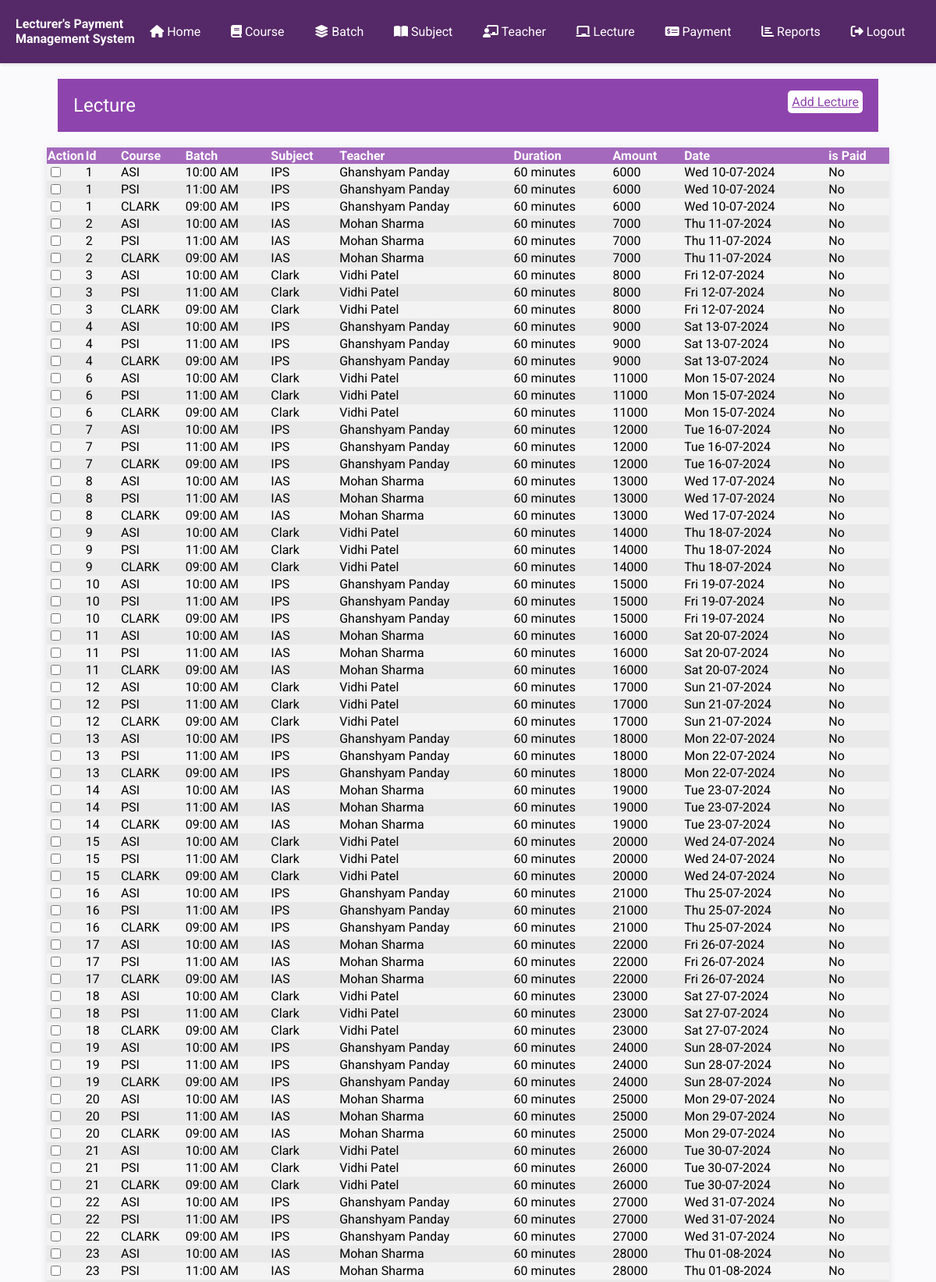
The app's page /Project/lecture.php (signed in, upper part) with its own data.
### tables this page shows
CREATE TABLE IF NOT EXISTS `lecture` (
  `id` int(11) NOT NULL AUTO_INCREMENT,
  `teacherid` int(11) NOT NULL,
  `subjectid` int(11) NOT NULL,
  `batchid` int(11) NOT NULL,
  `duration` int(11) NOT NULL,
  `amount` int(11) NOT NULL,
  `lecturedate` date NOT NULL,
  `payoutid` int(11) DEFAULT NULL,
  PRIMARY KEY (`id`)
);

CREATE TABLE IF NOT EXISTS `course` (
  `id` int(11) NOT NULL AUTO_INCREMENT,
  `title` varchar(256) NOT NULL,
  `fees` int(11) NOT NULL,
  `duration` int(11) NOT NULL,
  `description` text NOT NULL,
  `isdeleted` int(11) NOT NULL DEFAULT '0',
  PRIMARY KEY (`id`)
);

CREATE TABLE IF NOT EXISTS `batch` (
  `id` int(11) NOT NULL AUTO_INCREMENT,
  `courseid` int(11) NOT NULL,
  `startdate` date NOT NULL,
  `enddate` date NOT NULL,
  `classtime` text NOT NULL,
  `isdeleted` int(11) NOT NULL DEFAULT '0',
  PRIMARY KEY (`id`)
);

CREATE TABLE IF NOT EXISTS `subject` (
  `id` int(11) NOT NULL AUTO_INCREMENT,
  `courseid` int(11) NOT NULL,
  `title` text NOT NULL,
  `rate` int(11) NOT NULL,
  `isdeleted` int(11) NOT NULL DEFAULT '0',
  PRIMARY KEY (`id`)
);

CREATE TABLE IF NOT EXISTS `teacher` (
  `id` int(11) NOT NULL AUTO_INCREMENT,
  `fullname` text NOT NULL,
  `mobile` bigint(10) NOT NULL,
  `email` text NOT NULL,
  `gender` int(11) NOT NULL,
  `qulification` text NOT NULL,
  `experience` text NOT NULL,
  `photo` text NOT NULL,
  `isdeleted` int(11) NOT NULL DEFAULT '0',
  PRIMARY KEY (`id`)
);

### Project/inc/datetime_functions.php (called while the page is built)
<?php
    function toDMY($mydate)
    {
        return date("D d-m-Y", strtotime($mydate));
    }
?>

### Project/lecture.php (the view, shortened to what this page needs)
<?php
require_once('inc/connection.php');
require_once('inc/datetime_functions.php');
require_once('inc/header-part.php');
?>
</head>
<body>
    <?php require_once('inc/menu.php'); ?>
    <div class="heading">
        <div>
            <span>Lecture</span>
            <span><a href="add_lecture.php">Add Lecture</a></span>
        </div>
    </div>
    <div class="container">
        <table align="center" class="data">
            <thead>
                <tr>
                    <th width='3%'>Action</th>
                    <th>Id</th>
                    <th>Course</th>
                    <th>Batch</th>
                    <th>Subject</th>
                    <th>Teacher</th>
                    <th>Duration</th>
                    <th>Amount</th>
                    <th>Date</th>
                    <th>is Paid</th>
                </tr>
            </thead>
            <tbody>
            <?php
                    $sql ="select l.id as id,l.duration as duration,l.amount,lecturedate,payoutid,t.fullname,c.title as coursetitle, s.title as subjecttitle,classtime from lecture l,course c,subject s,teacher t,batch b where l.batchid=t.id and l.subjectid=s.id and b. courseid=c.id order by id";
                    $cmd = $db->prepare($sql);
                    $cmd->execute();
                    $table = $cmd->fetchAll();
                    foreach ($table as $row) {
                        extract($row);
                ?>
                <tr>
                    <td>
                        <input type="checkbox" name="" id="">
                    </td>
                    <td><?= $id;?></td>
                        <td><?= $coursetitle; ?></td>
                        <td><?= $classtime; ?></td>
                        <td><?= $subjecttitle; ?></td>
                        <td><?= $fullname; ?></td>
                        <td><?= $duration; ?> minutes</td>
                        <td><?= $amount; ?></td>
                        <td><?= toDMY($row['lecturedate']); ?></td>
                        <td><?php
                            if($payoutid == null)
                                echo "No";
                            else
                                $payoutid;
                        ?></td>
                </tr>
                <?php
                    }
                ?>
            </tbody>
        </table>
    </div>
</body>
<?php
require_once('inc/footer.php');
?>

### Project/style.css (style rules this page uses)
body { font-family: 'Roboto', sans-serif; background-color: #fafafc; margin: 0; padding: 0; }
.data { width: 90%; border-collapse: collapse; margin: 20px 0; margin: auto; box-shadow: 0 2px 10px rgba(0, 0, 0, 0.1); background-color: #fff; }
.data>thead>tr { background-color: #a469bd; color: #ffffff; text-align: left; }
.data>tbody>tr:nth-child(odd) { background-color: #f3f3f3; }
.data>tbody>tr:nth-child(even) { background-color: #e9e9e9; }
.container { width: 100%; max-width: 1200px; margin: 0 auto; }
.heading { width: 86%; margin: auto; background-color: #8e44ad; color: white; margin-bottom: 20px; margin-top: 20px; padding: 10px; }
.heading>div { display: flex; justify-content: space-between; }
.heading>div>span>a { background-color: white; padding: 5px; border-radius: 5px; color: #8e44ad; }
.heading>* { padding: 10px; }
.heading>div>span:first-child { font-size: 1.5rem; }

### records on screen
lecture: id "1", course.title "ASI", batchid.classtime "10:00 AM", subjectid.title "IPS", teacherid.fullname "Ghanshyam Panday", duration "60", amount "6000", lecturedate "Wed 10-07-2024", course.title "PSI", batch.classtime "11:00 AM", course.title "CLARK", batch.classtime "09:00 AM"
lecture: id "2", course.title "ASI", batch.classtime "10:00 AM", subjectid.title "IAS", teacherid.fullname "Mohan Sharma", duration "60", amount "7000", lecturedate "Thu 11-07-2024", course.title "PSI", batchid.classtime "11:00 AM", course.title "CLARK", batch.classtime "09:00 AM"
lecture: id "3", course.title "ASI", batch.classtime "10:00 AM", subjectid.title "Clark", teacherid.fullname "Vidhi Patel", duration "60", amount "8000", lecturedate "Fri 12-07-2024", course.title "PSI", batch.classtime "11:00 AM", course.title "CLARK", batchid.classtime "09:00 AM"
lecture: id "4", course.title "ASI", batchid.classtime "10:00 AM", subjectid.title "IPS", teacherid.fullname "Ghanshyam Panday", duration "60", amount "9000", lecturedate "Sat 13-07-2024", course.title "PSI", batch.classtime "11:00 AM", course.title "CLARK", batch.classtime "09:00 AM"
lecture: id "6", course.title "ASI", batch.classtime "10:00 AM", subjectid.title "Clark", teacherid.fullname "Vidhi Patel", duration "60", amount "11000", lecturedate "Mon 15-07-2024", course.title "PSI", batch.classtime "11:00 AM", course.title "CLARK", batchid.classtime "09:00 AM"
lecture: id "7", course.title "ASI", batchid.classtime "10:00 AM", subjectid.title "IPS", teacherid.fullname "Ghanshyam Panday", duration "60", amount "12000", lecturedate "Tue 16-07-2024", course.title "PSI", batch.classtime "11:00 AM", course.title "CLARK", batch.classtime "09:00 AM"
lecture: id "8", course.title "ASI", batch.classtime "10:00 AM", subjectid.title "IAS", teacherid.fullname "Mohan Sharma", duration "60", amount "13000", lecturedate "Wed 17-07-2024", course.title "PSI", batchid.classtime "11:00 AM", course.title "CLARK", batch.classtime "09:00 AM"
lecture: id "9", course.title "ASI", batch.classtime "10:00 AM", subjectid.title "Clark", teacherid.fullname "Vidhi Patel", duration "60", amount "14000", lecturedate "Thu 18-07-2024", course.title "PSI", batch.classtime "11:00 AM", course.title "CLARK", batchid.classtime "09:00 AM"
lecture: id "10", course.title "ASI", batchid.classtime "10:00 AM", subjectid.title "IPS", teacherid.fullname "Ghanshyam Panday", duration "60", amount "15000", lecturedate "Fri 19-07-2024", course.title "PSI", batch.classtime "11:00 AM", course.title "CLARK", batch.classtime "09:00 AM"
lecture: id "11", course.title "ASI", batch.classtime "10:00 AM", subjectid.title "IAS", teacherid.fullname "Mohan Sharma", duration "60", amount "16000", lecturedate "Sat 20-07-2024", course.title "PSI", batchid.classtime "11:00 AM", course.title "CLARK", batch.classtime "09:00 AM"
lecture: id "12", course.title "ASI", batch.classtime "10:00 AM", subjectid.title "Clark", teacherid.fullname "Vidhi Patel", duration "60", amount "17000", lecturedate "Sun 21-07-2024", course.title "PSI", batch.classtime "11:00 AM", course.title "CLARK", batchid.classtime "09:00 AM"
lecture: id "13", course.title "ASI", batchid.classtime "10:00 AM", subjectid.title "IPS", teacherid.fullname "Ghanshyam Panday", duration "60", amount "18000", lecturedate "Mon 22-07-2024", course.title "PSI", batch.classtime "11:00 AM", course.title "CLARK", batch.classtime "09:00 AM"
lecture: id "14", course.title "ASI", batch.classtime "10:00 AM", subjectid.title "IAS", teacherid.fullname "Mohan Sharma", duration "60", amount "19000", lecturedate "Tue 23-07-2024", course.title "PSI", batchid.classtime "11:00 AM", course.title "CLARK", batch.classtime "09:00 AM"
lecture: id "15", course.title "ASI", batch.classtime "10:00 AM", subjectid.title "Clark", teacherid.fullname "Vidhi Patel", duration "60", amount "20000", lecturedate "Wed 24-07-2024", course.title "PSI", batch.classtime "11:00 AM", course.title "CLARK", batchid.classtime "09:00 AM"
lecture: id "16", course.title "ASI", batchid.classtime "10:00 AM", subjectid.title "IPS", teacherid.fullname "Ghanshyam Panday", duration "60", amount "21000", lecturedate "Thu 25-07-2024", course.title "PSI", batch.classtime "11:00 AM", course.title "CLARK", batch.classtime "09:00 AM"
lecture: id "17", course.title "ASI", batch.classtime "10:00 AM", subjectid.title "IAS", teacherid.fullname "Mohan Sharma", duration "60", amount "22000", lecturedate "Fri 26-07-2024", course.title "PSI", batchid.classtime "11:00 AM", course.title "CLARK", batch.classtime "09:00 AM"
lecture: id "18", course.title "ASI", batch.classtime "10:00 AM", subjectid.title "Clark", teacherid.fullname "Vidhi Patel", duration "60", amount "23000", lecturedate "Sat 27-07-2024", course.title "PSI", batch.classtime "11:00 AM", course.title "CLARK", batchid.classtime "09:00 AM"
lecture: id "19", course.title "ASI", batchid.classtime "10:00 AM", subjectid.title "IPS", teacherid.fullname "Ghanshyam Panday", duration "60", amount "24000", lecturedate "Sun 28-07-2024", course.title "PSI", batch.classtime "11:00 AM", course.title "CLARK", batch.classtime "09:00 AM"
lecture: id "20", course.title "ASI", batch.classtime "10:00 AM", subjectid.title "IAS", teacherid.fullname "Mohan Sharma", duration "60", amount "25000", lecturedate "Mon 29-07-2024", course.title "PSI", batchid.classtime "11:00 AM", course.title "CLARK", batch.classtime "09:00 AM"
lecture: id "21", course.title "ASI", batch.classtime "10:00 AM", subjectid.title "Clark", teacherid.fullname "Vidhi Patel", duration "60", amount "26000", lecturedate "Tue 30-07-2024", course.title "PSI", batch.classtime "11:00 AM", course.title "CLARK", batchid.classtime "09:00 AM"
lecture: id "22", course.title "ASI", batchid.classtime "10:00 AM", subjectid.title "IPS", teacherid.fullname "Ghanshyam Panday", duration "60", amount "27000", lecturedate "Wed 31-07-2024", course.title "PSI", batch.classtime "11:00 AM", course.title "CLARK", batch.classtime "09:00 AM"
lecture: id "23", course.title "ASI", batch.classtime "10:00 AM", subjectid.title "IAS", teacherid.fullname "Mohan Sharma", duration "60", amount "28000", lecturedate "Thu 01-08-2024", course.title "PSI", batchid.classtime "11:00 AM"
